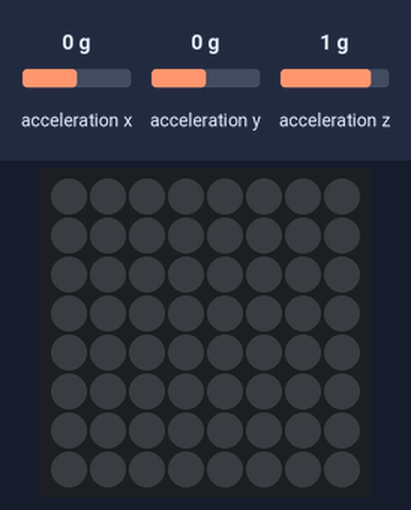
Bench run of a program on a simulated Raspberry Pi (BCM pin numbers) with a Sense HAT. Shown: the Sense HAT's 8×8 RGB LED matrix. The test bench sets the inputs (shaded band); at power-on: acceleration x 0 g, acceleration y 0 g, acceleration z 1 g.

Above: at 1.2 s.
1.3 s: acceleration x set to -1.4 g
At 2.5 s:
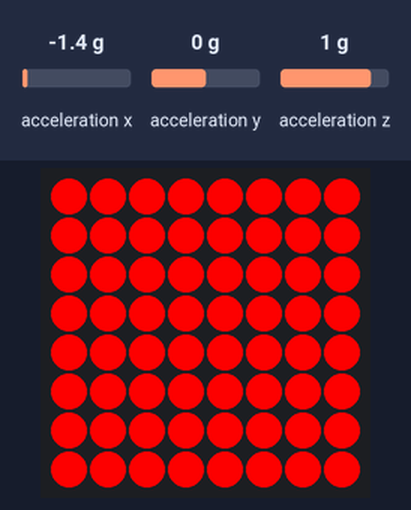
2.8 s: acceleration x set to -0.8 g
At 3.9 s:
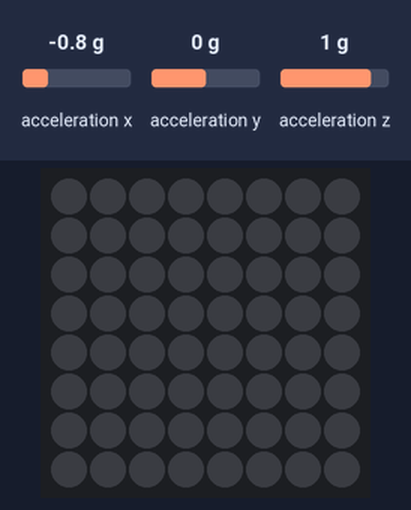
4.3 s: acceleration x set to 1.4 g
At 5.0 s:
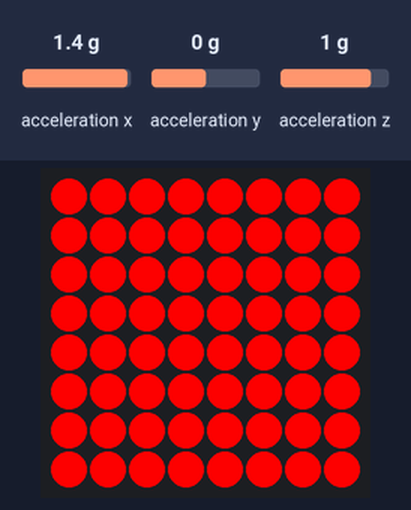
Timing chart, 0 to 7.3 s (numbered marks = the images above; inputs shaded):
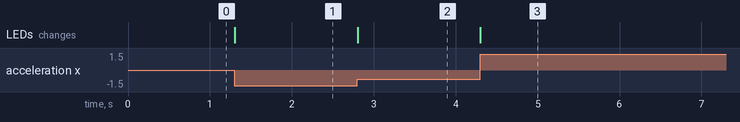

Measured:
- after the input at 1.3 s, the LEDs: change at once (image 1)
- after the input at 2.8 s, the LEDs: change at once (image 2)
- after the input at 4.3 s, the LEDs: change at once (image 3)

The program:

SenseHat_shake.py
```python
#! /usr/bin/env python
from sense_hat import SenseHat
from time import sleep
from random import randint

sense = SenseHat()
sense.clear()

red = (255, 0, 0)

while True:
    acceleration = sense.get_accelerometer_raw()
    x = acceleration['x']
    y = acceleration['y']
    z = acceleration['z']

    x = abs(x)
    y = abs(y)
    z = abs(z)

    if x > 1 or y > 1 or z > 1:
        sense.clear(red)
    else:
        sense.clear()
```
